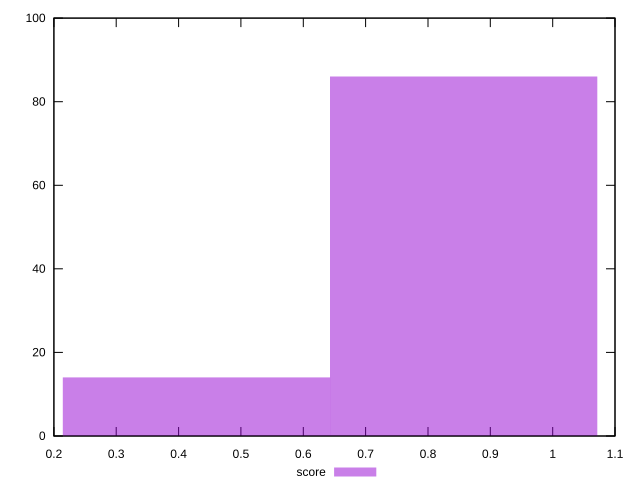

Write gnuplot code to recreate this figure.
reset
set terminal svg size 640, 490 enhanced background rgb 'white'
set output "reprap/cumulative-layout-shift/samples/pages+cached+noexternal+nofonts/score/histogram.svg"

$score <<EOF
0.8572173710189323 86
0.4286086855094661 14
EOF

set key outside below
set boxwidth 0.4286086855094661
set yrange [0:100]
set style fill transparent solid 0.5 noborder

plot \
  $score title "score" with boxes, \


reset
